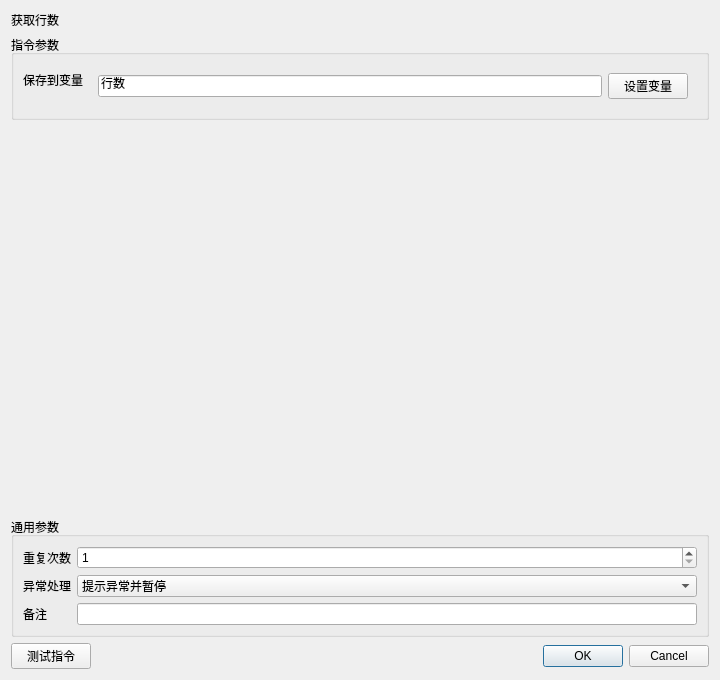
<?xml version="1.0" encoding="UTF-8"?><ui version="4.0"><class>InstructionEditor</class><widget class="QDialog" name="InstructionEditor"><property name="geometry"><rect><x>0</x><y>0</y><width>720</width><height>680</height></rect></property><layout class="QVBoxLayout" name="rootLayout"><item><widget class="QLabel" name="titleLabel"><property name="text"><string>获取行数</string></property></widget></item><item><widget class="QGroupBox" name="parameterGroupBox"><property name="title"><string>指令参数</string></property><layout class="QFormLayout" name="parameterFormLayout"><item row="0" column="0"><widget class="QLabel" name="label_0"><property name="text"><string>保存到变量</string></property></widget></item><item row="0" column="1"><widget class="QWidget" name="container_0"><layout class="QHBoxLayout" name="fieldLayout_0"><item><widget class="QLineEdit" name="parameter_0"><property name="text"><string>行数</string></property></widget></item><item><widget class="QPushButton" name="auxiliary_0"><property name="text"><string>设置变量</string></property></widget></item></layout></widget></item></layout></widget></item><item><spacer name="verticalSpacer"><property name="orientation"><enum>Qt::Vertical</enum></property><property name="sizeHint" stdset="0"><size><width>20</width><height>20</height></size></property></spacer></item>
<item><widget class="QGroupBox" name="commonGroupBox"><property name="title"><string>通用参数</string></property><layout class="QFormLayout" name="commonFormLayout">
<item row="0" column="0"><widget class="QLabel" name="repeatLabel"><property name="text"><string>重复次数</string></property></widget></item><item row="0" column="1"><widget class="QSpinBox" name="repeatSpinBox"><property name="minimum"><number>1</number></property><property name="maximum"><number>999999</number></property><property name="value"><number>1</number></property></widget></item>
<item row="1" column="0"><widget class="QLabel" name="errorPolicyLabel"><property name="text"><string>异常处理</string></property></widget></item><item row="1" column="1"><widget class="QComboBox" name="errorPolicyComboBox"><item><property name="text"><string>自动跳过</string></property></item><item><property name="text"><string>提示异常并暂停</string></property></item><item><property name="text"><string>提示异常并停止</string></property></item><property name="currentIndex"><number>1</number></property></widget></item>
<item row="2" column="0"><widget class="QLabel" name="noteLabel"><property name="text"><string>备注</string></property></widget></item><item row="2" column="1"><widget class="QLineEdit" name="noteEdit"/></item>
</layout></widget></item>
<item><layout class="QHBoxLayout" name="footerLayout"><item><widget class="QPushButton" name="testButton"><property name="text"><string>测试指令</string></property></widget></item><item><spacer name="footerSpacer"><property name="orientation"><enum>Qt::Horizontal</enum></property><property name="sizeHint" stdset="0"><size><width>40</width><height>20</height></size></property></spacer></item><item><widget class="QDialogButtonBox" name="buttonBox"><property name="standardButtons"><set>QDialogButtonBox::Cancel|QDialogButtonBox::Ok</set></property></widget></item></layout></item>
</layout></widget><resources/><connections/></ui>
